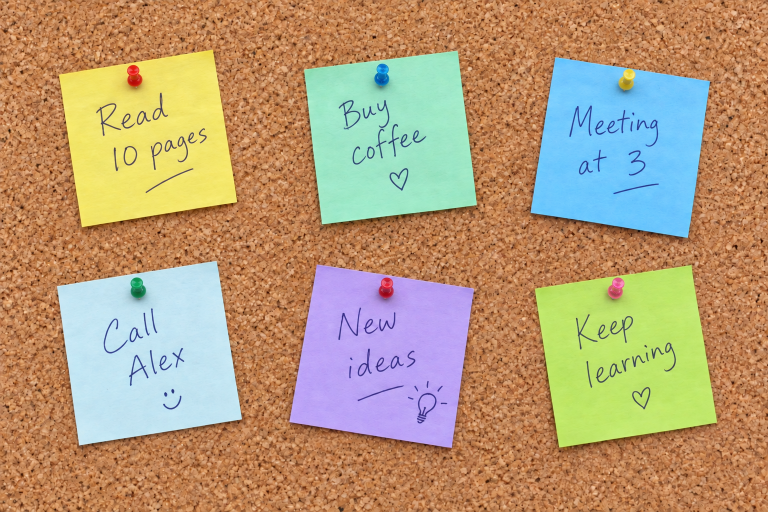
#> input picture sticky-note-detector/images/boardphoto.png, 1536 x 1024 px (shown at 1/2 size)
$ python main.py
#> lines starting #> are read from the running program, lines starting #| are printed output that depends on the picture; after the words box and inside, x2 and y2 are one past the last pixel; in counts of white or black regions, pixels touching at a corner belong together
### sticky-note-detector/generator.py
import cv2
import numpy as np


# Create a colored note with short strokes and rotate it without clipping its corners.
def _create_note(rng: np.random.Generator) -> tuple[np.ndarray, np.ndarray]:
    height, width = map(int, rng.integers(20, 50, size=2))
    angle = int(rng.integers(-8, 9))
    hue = int(rng.integers(0, 180))
    note_hsv = np.full((height, width, 3), (hue, 120, 240), dtype=np.uint8)

    stroke_rows = rng.choice(np.arange(4, height - 4, 3), size=3, replace=False)
    for row in stroke_rows:
        length = int(rng.integers(5, width - 10))
        start_x = int(rng.integers(4, width - length - 4))
        cv2.line(note_hsv, (start_x, int(row)), (start_x + length, int(row)), (0, 0, 0), 1)

    note = cv2.cvtColor(note_hsv, cv2.COLOR_HSV2BGR)
    note_mask = np.full((height, width), 255, dtype=np.uint8)

    radians = np.deg2rad(angle)
    rotated_width = int(np.ceil(abs(np.sin(radians)) * height + abs(np.cos(radians)) * width))
    rotated_height = int(np.ceil(abs(np.cos(radians)) * height + abs(np.sin(radians)) * width))

    center = ((width - 1) / 2, (height - 1) / 2)

    rotation = cv2.getRotationMatrix2D(center, angle, 1.0)
    rotation[0, 2] += (rotated_width - 1) / 2 - center[0]
    rotation[1, 2] += (rotated_height - 1) / 2 - center[1]

    output_size = (rotated_width, rotated_height)

    rotated_note = cv2.warpAffine(note, rotation, output_size, flags=cv2.INTER_NEAREST)
    rotated_mask = cv2.warpAffine(note_mask, rotation, output_size, flags=cv2.INTER_NEAREST)

    return rotated_note, rotated_mask


# Generate a noisy board with separate notes and a reference mask for evaluation.
def generate_board(seed: int = 42, note_count: int = 6) -> tuple[np.ndarray, np.ndarray]:
    if note_count < 0:
        raise ValueError("note_count must be non-negative.")

    rng = np.random.default_rng(seed)
    height, width = 300, 400
    margin = 10

    board = np.full((height, width, 3), (45, 55, 65), dtype=np.float32)
    board += rng.normal(0, 8, (height, width, 1))
    board = np.clip(board, 0, 255).astype(np.uint8)

    ground_truth = np.zeros((height, width), dtype=np.uint8)
    occupied_boxes = []

    for _ in range(note_count):
        note, note_mask = _create_note(rng)
        note_height, note_width = note.shape[:2]

        for _ in range(1000):
            left = int(rng.integers(margin, width - margin - note_width + 1))
            top = int(rng.integers(margin, height - margin - note_height + 1))
            right, bottom = left + note_width, top + note_height
            overlaps = False
            for x1, y1, x2, y2 in occupied_boxes:
                if not (right < x1 or left > x2 or bottom < y1 or top > y2):
                    overlaps = True
                    break
            if not overlaps:
                break
        else:
            raise RuntimeError("Could not place all notes. Try fewer notes or another seed.")

        occupied_boxes.append((left, top, right, bottom))
        note_pixels = note_mask > 0
        board[top:bottom, left:right][note_pixels] = note[note_pixels]
        ground_truth[top:bottom, left:right][note_pixels] = 255

    horizontal_light = np.linspace(1.0, 0.5, width)[None, :]
    vertical_light = np.linspace(1.0, 0.5, height)[:, None]

    illumination = (horizontal_light + vertical_light) / 2
    board = (board.astype(np.float32) * illumination[..., None]).astype(np.uint8)
    return board, ground_truth

### sticky-note-detector/detector.py
import cv2
import numpy as np


# Estimate the background from the image edges and find regions with different colors.
def detect_notes(image: np.ndarray, min_area: int = 300) -> tuple[np.ndarray, list]:
    if image.dtype != np.uint8 or image.ndim != 3 or image.shape[2] != 3 or image.size == 0:
        raise ValueError("image must be a non-empty uint8 BGR image.")

    if min_area < 1:
        raise ValueError("min_area must be positive.")

    smoothed = cv2.GaussianBlur(image, (9, 9), 0)
    lab = cv2.cvtColor(smoothed, cv2.COLOR_BGR2LAB).astype(np.float32)
    border_pixels = np.concatenate((lab[0], lab[-1], lab[:, 0], lab[:, -1]))
    background_color = np.median(border_pixels, axis=0)

    color_distance = np.linalg.norm(lab - background_color, axis=2)
    color_distance = np.clip(color_distance, 0, 255).astype(np.uint8)
    _, raw_mask = cv2.threshold(color_distance, 0, 255, cv2.THRESH_BINARY + cv2.THRESH_OTSU)

    kernel = np.ones((5, 5), dtype=np.uint8)
    raw_mask = cv2.morphologyEx(raw_mask, cv2.MORPH_OPEN, kernel)
    raw_mask = cv2.morphologyEx(raw_mask, cv2.MORPH_CLOSE, kernel)

    _, labels, stats, _ = cv2.connectedComponentsWithStats(raw_mask, connectivity=8)
    keep_label = stats[:, cv2.CC_STAT_AREA] >= min_area
    keep_label[0] = False
    prediction_mask = np.where(keep_label[labels], 255, 0).astype(np.uint8)

    boxes = []

    for row in stats[keep_label]:
        x = int(row[0])
        y = int(row[1])
        width = int(row[2])
        height = int(row[3])

        boxes.append((x, y, width, height))
    boxes.sort(key=lambda box: (box[1], box[0]))

    return prediction_mask, boxes

### sticky-note-detector/visualization.py
import cv2
import numpy as np


# Draw numbered boxes on a copy and add a summary above the image.
def annotate_board(image: np.ndarray, boxes: list, coverage: float) -> np.ndarray:
    annotated = image.copy()
    font = cv2.FONT_HERSHEY_SIMPLEX
    font_scale = 0.35
    padding = 3

    for number, (left, top, width, height) in enumerate(boxes, start=1):
        cv2.rectangle(annotated, (left, top), (left + width - 1, top + height - 1), (0, 255, 0), 1)

        label = f"Note {number}"
        (text_width, text_height), baseline = cv2.getTextSize(label, font, font_scale, 1)

        label_width = text_width + 2 * padding
        label_height = text_height + baseline + 2 * padding
        label_left = max(0, min(left, image.shape[1] - label_width))
        label_top = max(0, top - label_height)
        label_corner = (label_left + label_width - 1, label_top + label_height - 1)
        text_position = (label_left + padding, label_top + padding + text_height)
        cv2.rectangle(annotated, (label_left, label_top), label_corner, (0, 0, 0), -1)
        cv2.putText(annotated, label, text_position, font, font_scale, (255, 255, 255), 1)

    annotated = cv2.copyMakeBorder(annotated, 32, 0, 0, 0, cv2.BORDER_CONSTANT, value=(25, 25, 25))

    summary = f"Regions: {len(boxes)} | Coverage: {coverage:.2f}%"

    cv2.putText(annotated, summary, (10, 21), font, 0.45, (255, 255, 255), 1, cv2.LINE_AA)
    return annotated

### sticky-note-detector/evaluation.py
import numpy as np


# Calculate the percentage of the image covered by white mask pixels.
def coverage_percent(mask: np.ndarray) -> float:
    if mask.ndim != 2 or mask.size == 0:
        raise ValueError("mask must be a non-empty 2D array.")

    return 100.0 * np.count_nonzero(mask) / mask.size


# Compare two masks using IoU; two empty foregrounds count as a perfect match.
def intersection_over_union(prediction: np.ndarray, ground_truth: np.ndarray) -> float:
    if prediction.shape != ground_truth.shape or prediction.ndim != 2 or prediction.size == 0:
        raise ValueError("Masks must be non-empty 2D arrays with matching shapes.")

    predicted_pixels = prediction > 0
    reference_pixels = ground_truth > 0

    intersection = np.count_nonzero(predicted_pixels & reference_pixels)
    union = np.count_nonzero(predicted_pixels | reference_pixels)

    return float(intersection / union) if union else 1.0

### sticky-note-detector/main.py
import os

import cv2
import numpy as np

from detector import detect_notes
from evaluation import coverage_percent, intersection_over_union
from generator import generate_board
from visualization import annotate_board

PROJECT_DIR = os.path.dirname(os.path.abspath(__file__))
OUTPUT_DIR = os.path.join(PROJECT_DIR, "outputs")
BOARD_PHOTO_PATH = os.path.join(PROJECT_DIR, "images", "boardphoto.png")
SEED = 42
NOTE_COUNT = 6


# Save an image and report a failed write.
def save_image(path: str, image: np.ndarray) -> None:
    if not cv2.imwrite(path, image):
        raise OSError(f"Could not write image: {path}")


# Detect notes, save the images, and return the predicted mask.
def process_board(board: np.ndarray, output_dir: str) -> np.ndarray:
    prediction_mask, boxes = detect_notes(board)
    coverage = coverage_percent(prediction_mask)
    annotated = annotate_board(board, boxes, coverage)

    os.makedirs(output_dir, exist_ok=True)
    save_image(os.path.join(output_dir, "board.png"), board)
    save_image(os.path.join(output_dir, "predicted_mask.png"), prediction_mask)
    save_image(os.path.join(output_dir, "annotated_board.png"), annotated)

    print(f"Detected regions: {len(boxes)}")
    print(f"Estimated coverage: {coverage:.2f}%")
    return prediction_mask


# Run the same detector with the same settings on both images.
def main() -> None:
    print("Generated board")

    board, ground_truth = generate_board(seed=SEED, note_count=NOTE_COUNT)
#> after the loop in generate_board, `for _ in range(note_count):`:
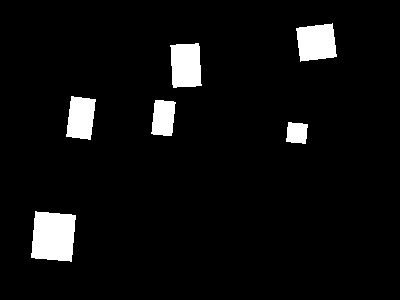
#> ground_truth: shape (300, 400); 5.5% white; 6 white regions, box (x1, y1, x2, y2) and area: (31, 211, 76, 262) 1927, (296, 23, 337, 62) 1259, (170, 43, 202, 88) 1246, (66, 96, 96, 140) 1024, (151, 100, 176, 136) 732, (286, 122, 308, 144) 400
#> after the loop in generate_board, `for _ in range(note_count):`: occupied_boxes = [(31, 211, 76, 262), (151, 99, 176, 137), (170, 43, 202, 88), (286, 122, 308, 144), (66, 96, 96, 140), (296, 23, 337, 62)]
    prediction_mask = process_board(board, os.path.join(OUTPUT_DIR, "generated"))
#> in detect_notes, `lab = cv2.cvtColor(smoothed, cv2.COLOR_BGR2LAB).astype(np.float32)`:
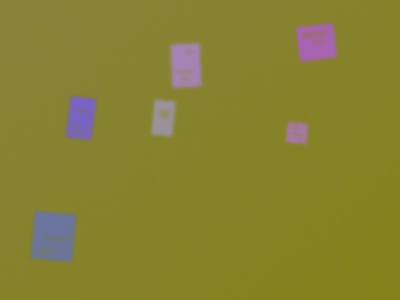
#> lab: shape (300, 400, 3) float32; mean of channels 0, 1, 2 49.6, 129.2, 134.5; drawn as B, G, R
#> in detect_notes, `border_pixels = np.concatenate((lab[0], lab[-1], lab[:, 0], lab[:, -1]))`: border_pixels = 1400 rows, first 8: [58, 131, 136], [58, 131, 136], [60, 130, 136], [60, 130, 136], [60, 130, 136], [58, 131, 136], [57, 131, 136], [56, 130, 136]
#> in detect_notes, `background_color = np.median(border_pixels, axis=0)`: background_color = [43, 130, 134]
#> in detect_notes, `_, raw_mask = cv2.threshold(color_distance, 0, 255, cv2.THRESH_BINARY ..`: raw_mask: shape (300, 400); 5.6% white; 6 white regions, box (x1, y1, x2, y2) and area: (31, 212, 76, 261) 1917, (296, 24, 337, 61) 1292, (170, 43, 201, 88) 1278, (66, 96, 96, 140) 1111, (152, 100, 175, 136) 723, (286, 122, 308, 144) 401
#> in detect_notes, `raw_mask = cv2.morphologyEx(raw_mask, cv2.MORPH_OPEN, kernel)`: raw_mask: shape (300, 400); 5.6% white; 6 white regions, box (x1, y1, x2, y2) and area: (32, 212, 75, 261) 1910, (296, 24, 336, 61) 1288, (170, 43, 201, 88) 1278, (66, 96, 96, 140) 1111, (152, 100, 175, 136) 723, (287, 123, 307, 143) 387
#> in detect_notes, `_, labels, stats, _ = cv2.connectedComponentsWithStats(raw_mask, conne..`: labels: shape (300, 400) int32; 7 distinct labels, from 0 to 6
#> in detect_notes, `_, labels, stats, _ = cv2.connectedComponentsWithStats(raw_mask, conne..`: stats = [[0, 0, 400, 300, 113302], [296, 24, 40, 37, 1288], [170, 43, 31, 45, 1279], [66, 96, 30, 44, 1111], [152, 100, 23, 36, 723], [287, 123, 20, 20, 387], [32, 212, 43, 49, 1910]]
#> in detect_notes, `keep_label = stats[:, cv2.CC_STAT_AREA] >= min_area`: keep_label = [True, True, True, True, True, True, True]
#> the loop in detect_notes, `for row in stats[keep_label]:` made 6 passes
#> (row, x, y, width, height) on passes 1 to 6: ([296, 24, 40, 37, 1288], 296, 24, 40, 37), ([170, 43, 31, 45, 1279], 170, 43, 31, 45), ([66, 96, 30, 44, 1111], 66, 96, 30, 44), ([152, 100, 23, 36, 723], 152, 100, 23, 36), ([287, 123, 20, 20, 387], 287, 123, 20, 20), ([32, 212, 43, 49, 1910], 32, 212, 43, 49)
#> after the loop in detect_notes, `for row in stats[keep_label]:`: boxes = [(296, 24, 40, 37), (170, 43, 31, 45), (66, 96, 30, 44), (152, 100, 23, 36), (287, 123, 20, 20), (32, 212, 43, 49)]
#> in process_board, `coverage = coverage_percent(prediction_mask)`: coverage = 5.58
#> the loop in annotate_board, `for number, (left, top, width, height) in enumerate(boxes, start=1):` made 6 passes
#> (left, top, width, height, label, label_left, label_top, label_corner) on passes 1 to 6: (296, 24, 40, 37, 'Note 1', 296, 6, (339, 23)), (170, 43, 31, 45, 'Note 2', 170, 25, (213, 42)), (66, 96, 30, 44, 'Note 3', 66, 78, (109, 95)), (152, 100, 23, 36, 'Note 4', 152, 82, (195, 99)), (287, 123, 20, 20, 'Note 5', 287, 105, (330, 122)), (32, 212, 43, 49, 'Note 6', 32, 194, (75, 211))
#> after the loop in annotate_board, `for number, (left, top, width, height) in enumerate(boxes, start=1):`:
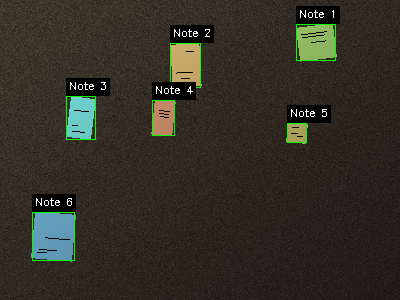
#> annotated: shape (300, 400, 3); mean of channels 0, 1, 2 37.6, 47.3, 50.9; drawn as B, G, R
#> in annotate_board, `summary = f"Regions: {len(boxes)} | Coverage: {coverage:.2f}%"`: summary = 'Regions: 6 | Coverage: 5.58%'
#> in annotate_board, `cv2.putText(annotated, summary, (10, 21), font, 0.45, (255, 255, 255),..`:
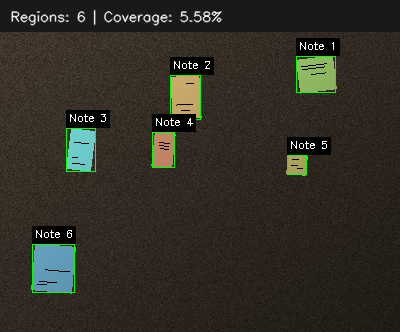
#> annotated: shape (332, 400, 3); mean of channels 0, 1, 2 37.4, 46.2, 49.4; drawn as B, G, R
#| Detected regions: 6
#| Estimated coverage: 5.58%

    save_image(os.path.join(OUTPUT_DIR, "generated", "ground_truth_mask.png"), ground_truth)

    iou = intersection_over_union(prediction_mask, ground_truth)
#> in intersection_over_union, `intersection = np.count_nonzero(predicted_pixels & reference_pixels)`: intersection = 6535
#> in intersection_over_union, `union = np.count_nonzero(predicted_pixels | reference_pixels)`: union = 6751
#> iou = 0.968

    print(f"Generated notes: {NOTE_COUNT}")
    print(f"Mask IoU: {iou:.4f}")
#| Mask IoU: 0.9680

    print("\nCorkboard example")

    board_photo = cv2.imread(BOARD_PHOTO_PATH)
#> board_photo is the input picture: shape (1024, 1536, 3); mean B, G, R 121.5, 155.8, 181.3
    if board_photo is None:
        raise FileNotFoundError(f"Could not read image: {BOARD_PHOTO_PATH}")

    process_board(board_photo, os.path.join(OUTPUT_DIR, "boardphoto"))
#> call 2 of detect_notes, with min_area = 300
#> in detect_notes (call 2), `lab = cv2.cvtColor(smoothed, cv2.COLOR_BGR2LAB).astype(np.float32)`:
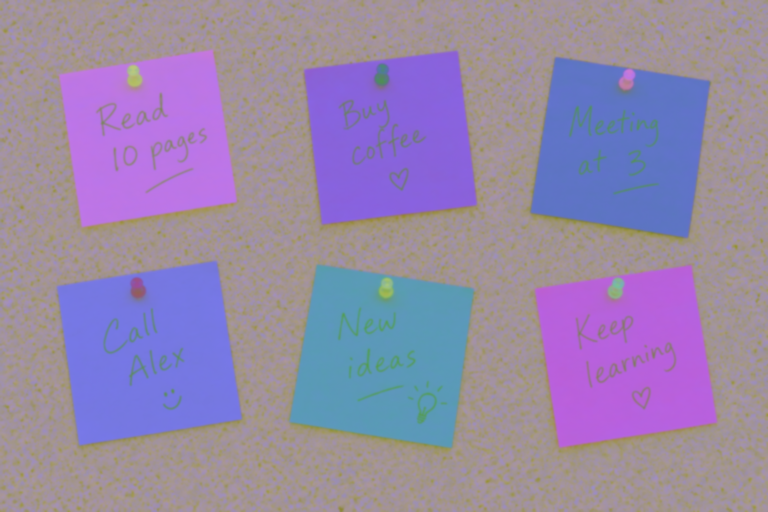
#> lab: shape (1024, 1536, 3) float32 (shown at 1/2 size); mean B, G, R 169.6, 135.2, 150.4
#> in detect_notes (call 2), `background_color = np.median(border_pixels, axis=0)`: background_color = [150, 147, 162]
#> in detect_notes (call 2), `_, raw_mask = cv2.threshold(color_distance, 0, 255, cv2.THRESH_BINARY ..`: raw_mask: shape (1024, 1536); 38.5% white; 652 white regions (501 under 20 px), largest, box (x1, y1, x2, y2) and area: (580, 530, 951, 904) 105064, (114, 522, 483, 890) 104515, (1052, 115, 1422, 485) 102123
#> in detect_notes (call 2), `raw_mask = cv2.morphologyEx(raw_mask, cv2.MORPH_OPEN, kernel)`: raw_mask: shape (1024, 1536); 37.9% white; 60 white regions (1 under 20 px), largest, box (x1, y1, x2, y2) and area: (580, 530, 947, 903) 104762, (115, 523, 483, 889) 104504, (1062, 115, 1420, 484) 101952
#> in detect_notes (call 2), `raw_mask = cv2.morphologyEx(raw_mask, cv2.MORPH_CLOSE, kernel)`: raw_mask: shape (1024, 1536); 38.3% white; 18 white regions (1 under 20 px), largest, box (x1, y1, x2, y2) and area: (580, 530, 947, 903) 104902, (115, 523, 483, 893) 104609, (1055, 115, 1420, 484) 102025
#> in detect_notes (call 2), `_, labels, stats, _ = cv2.connectedComponentsWithStats(raw_mask, conne..`:
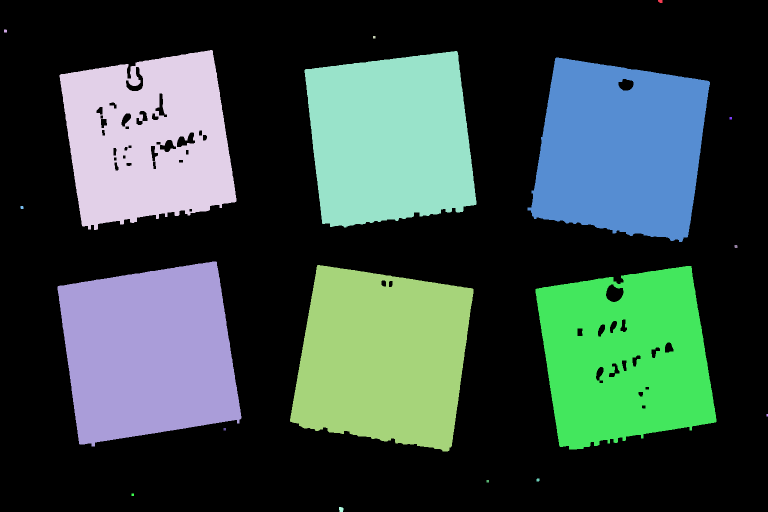
#> labels: shape (1024, 1536) int32 (shown at 1/2 size); 19 distinct labels, from 0 to 18; one colour per label, 0 black
#> in detect_notes (call 2), `_, labels, stats, _ = cv2.connectedComponentsWithStats(raw_mask, conne..`: stats = 19 rows, first 6: [0, 0, 1536, 1024, 970933], [1316, 0, 9, 6, 47], [8, 59, 6, 6, 35], [746, 72, 5, 5, 25], [119, 100, 354, 360, 92628], [609, 102, 344, 353, 98561]
#> in detect_notes (call 2), `prediction_mask = np.where(keep_label[labels], 255, 0).astype(np.uint8)`: prediction_mask: shape (1024, 1536); 38.2% white; 6 white regions, box (x1, y1, x2, y2) and area: (580, 530, 947, 903) 104902, (115, 523, 483, 893) 104609, (1055, 115, 1420, 484) 102025, (1071, 532, 1433, 899) 98804, (609, 102, 953, 455) 98561, (119, 100, 473, 460) 92628
#> the loop in detect_notes (call 2), `for row in stats[keep_label]:` made 6 passes
#> (row, x, y, width, height) on passes 1 to 6: ([119, 100, 354, 360, 92628], 119, 100, 354, 360), ([609, 102, 344, 353, 98561], 609, 102, 344, 353), ([1055, 115, 365, 369, 102025], 1055, 115, 365, 369), ([115, 523, 368, 370, 104609], 115, 523, 368, 370), ([580, 530, 367, 373, 104902], 580, 530, 367, 373), ([1071, 532, 362, 367, 98804], 1071, 532, 362, 367)
#> after the loop in detect_notes (call 2), `for row in stats[keep_label]:`: boxes = [(119, 100, 354, 360), (609, 102, 344, 353), (1055, 115, 365, 369), (115, 523, 368, 370), (580, 530, 367, 373), (1071, 532, 362, 367)]
#> call 2 of annotate_board, with coverage = 38.24
#> in annotate_board (call 2), `font = cv2.FONT_HERSHEY_SIMPLEX`: font = 0
#> the loop in annotate_board (call 2), `for number, (left, top, width, height) in enumerate(boxes, start=1):` made 6 passes
#> (left, top, width, height, label, label_left, label_top, label_corner) on passes 1 to 6: (119, 100, 354, 360, 'Note 1', 119, 82, (162, 99)), (609, 102, 344, 353, 'Note 2', 609, 84, (652, 101)), (1055, 115, 365, 369, 'Note 3', 1055, 97, (1098, 114)), (115, 523, 368, 370, 'Note 4', 115, 505, (158, 522)), (580, 530, 367, 373, 'Note 5', 580, 512, (623, 529)), (1071, 532, 362, 367, 'Note 6', 1071, 514, (1114, 531))
#> after the loop in annotate_board (call 2), `for number, (left, top, width, height) in enumerate(boxes, start=1):`: annotated: shape (1024, 1536, 3); 0.85% of pixels changed, all inside (x1, y1, x2, y2) = (115, 82, 1433, 903)
#> in annotate_board (call 2), `summary = f"Regions: {len(boxes)} | Coverage: {coverage:.2f}%"`: summary = 'Regions: 6 | Coverage: 38.24%'
#> in annotate_board (call 2), `cv2.putText(annotated, summary, (10, 21), font, 0.45, (255, 255, 255),..`:
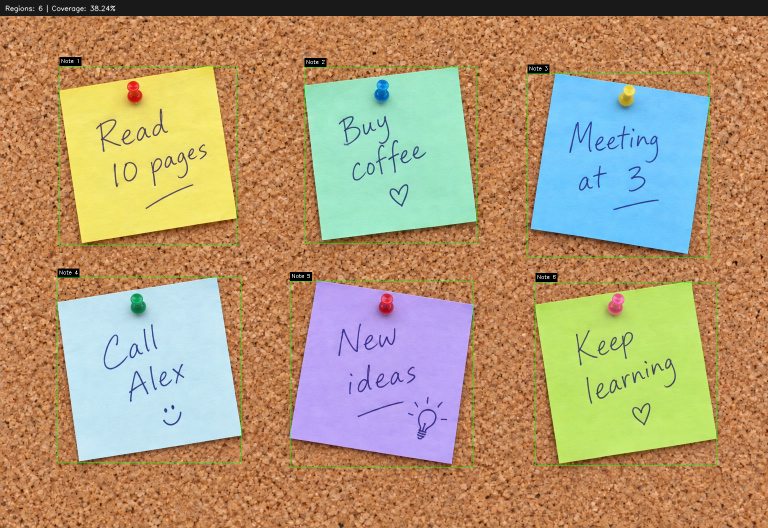
#> annotated: shape (1056, 1536, 3) (shown at 1/2 size); mean B, G, R 118.1, 152.4, 175.2
#| Detected regions: 6
#| Estimated coverage: 38.24%
    print("No reference mask is available for the corkboard example, so IoU is not calculated.")
    print(f"\nOutputs: {OUTPUT_DIR}")


if __name__ == "__main__":
    main()
